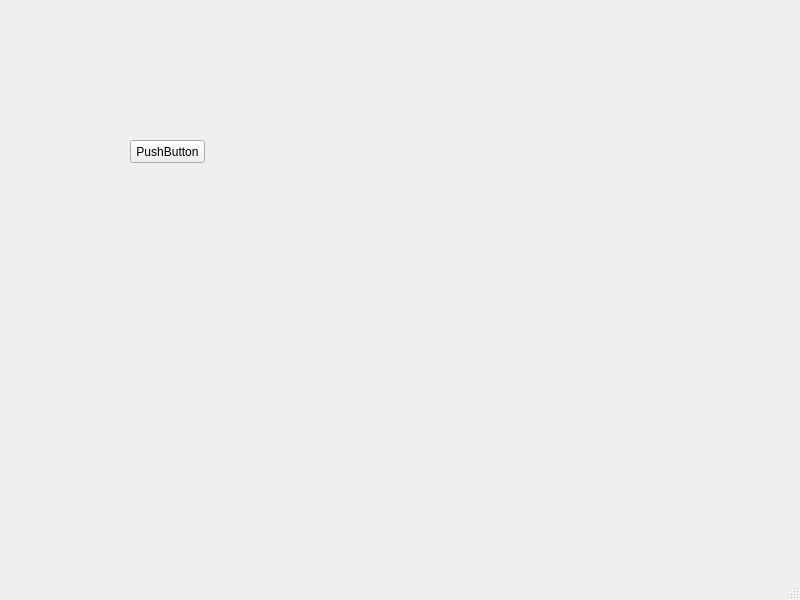
<?xml version="1.0" encoding="UTF-8"?>
<ui version="4.0">
 <class>MainWindow</class>
 <widget class="QMainWindow" name="MainWindow">
  <property name="geometry">
   <rect>
    <x>0</x>
    <y>0</y>
    <width>800</width>
    <height>600</height>
   </rect>
  </property>
  <property name="windowTitle">
   <string>MainWindow</string>
  </property>
  <widget class="QWidget" name="centralwidget">
   <widget class="QPushButton" name="pushButton">
    <property name="geometry">
     <rect>
      <x>130</x>
      <y>140</y>
      <width>75</width>
      <height>23</height>
     </rect>
    </property>
    <property name="text">
     <string>PushButton</string>
    </property>
   </widget>
  </widget>
  <widget class="QMenuBar" name="menubar">
   <property name="geometry">
    <rect>
     <x>0</x>
     <y>0</y>
     <width>800</width>
     <height>23</height>
    </rect>
   </property>
  </widget>
  <widget class="QStatusBar" name="statusbar"/>
 </widget>
 <resources/>
 <connections>
  <connection>
   <sender>pushButton</sender>
   <signal>clicked()</signal>
   <receiver>MainWindow</receiver>
   <slot>slot1()</slot>
   <hints>
    <hint type="sourcelabel">
     <x>193</x>
     <y>176</y>
    </hint>
    <hint type="destinationlabel">
     <x>318</x>
     <y>181</y>
    </hint>
   </hints>
  </connection>
 </connections>
 <slots>
  <slot>slot1()</slot>
 </slots>
</ui>
